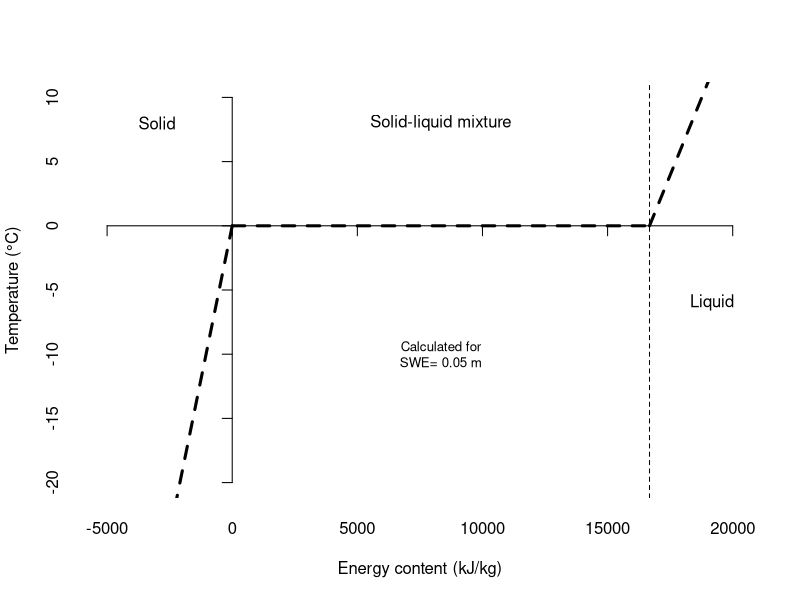

R code for this plot:

ofile= "/home/dkneis/progress/echse/doc_latex/chapters/hydro/fig/snow-energy-temperature.eps"

# Physical constants
density=        1000  # kg/m3
specHeatLiquid= 4.18  # kJ/kg/K
specHeatSolid=  2.09  # kJ/kg/K
formHeatIce=   333.5 # kJ/kg

# Variables
snowWaterEquivalent= 0.05 # m

# Critical energy content where all ice has melted (all water is liquid)
u_crit  = snowWaterEquivalent * density * formHeatIce
# kJ/m2 =       m                kg/m3       kJ/kg    

# Increase of temperature with increasing energy
dt_du     = function (waterEquivalent, density, specHeat) {
            1 / (waterEquivalent * density * specHeat)
# K*m2/kJ   1 /      m              kg/m3     kJ/kg/K   
}

# Show snow temperature as a function of energy content

range_u= c(-0.3*u_crit,u_crit*1.2)
range_t= c(-20,10)

postscript(file=ofile,width=5,height=3.5,horizontal=F)

plot(range_u, range_t, type="n", bty="n", xaxt="n", yaxt="n",
  xlab="Energy content (kJ/kg)", ylab="Temperature (°C)")
# x-axis
axis(side=1, pos=0, labels=NA)
axis(side=1, lwd=0)
# y-axis
axis(side=2, pos=0, labels=NA)
axis(side=2, lwd=0)
# Critical energy content
abline(v=u_crit, lty=2)
# t(u) for solid water (ice)
u= seq(from=0, to=min(range_u), length.out=5)
t= (u - 0) * dt_du(snowWaterEquivalent, density, specHeatSolid)
lines(u, t, lty=2, lwd=3)
# t(u) for liquid water
u= seq(from=u_crit, to=max(range_u), length.out=5)
t= (u - u_crit) * dt_du(snowWaterEquivalent, density, specHeatLiquid)
lines(u, t, lty=2, lwd=3)
# t(u) during melt
u= c(0, u_crit)
t= c(0, 0)
lines(u, t, lty=2, lwd=3)

# Labels
text(x=0.5*u_crit, y=0.8*max(range_t), "Solid-liquid mixture")
text(x=-0.18*u_crit, y=0.8*max(range_t), "Solid")
text(x=1.15*u_crit, y=0.3*min(range_t), "Liquid")
text(x=0.5*u_crit, y=0.5*min(range_t), paste("Calculated for\nSWE= ",snowWaterEquivalent," m",sep=""), cex=0.8)

dev.off()


